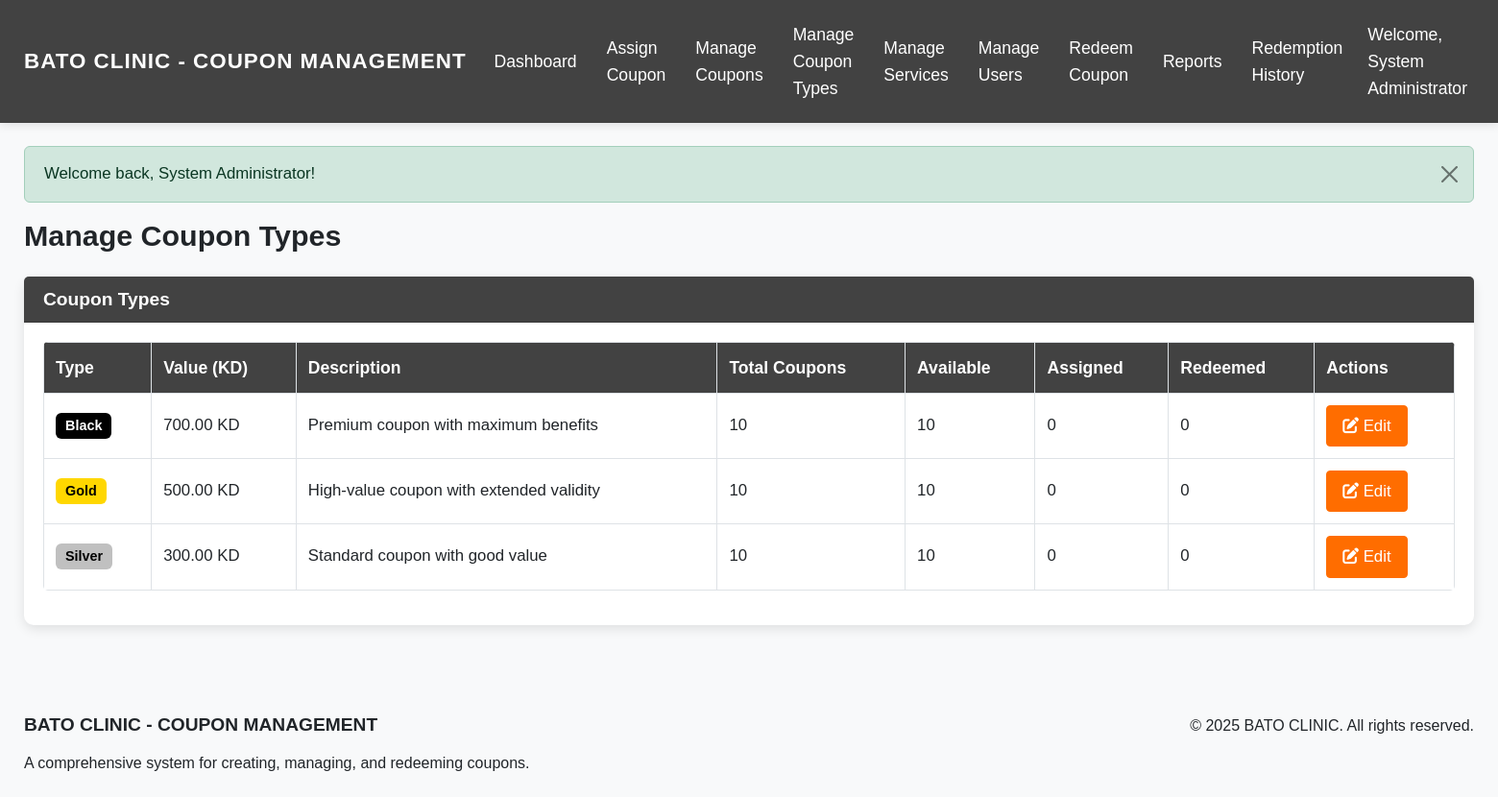
Screenshot of /admin/manage_coupon_types.php (signed in) with the database file from the repository.
### tables this page shows
CREATE TABLE coupon_types (
    id INT AUTO_INCREMENT PRIMARY KEY,
    name ENUM('Black', 'Gold', 'Silver') NOT NULL,
    description TEXT,
    value DECIMAL(10, 2) NOT NULL,
    created_at TIMESTAMP DEFAULT CURRENT_TIMESTAMP,
    updated_at TIMESTAMP DEFAULT CURRENT_TIMESTAMP ON UPDATE CURRENT_TIMESTAMP
);

### models/CouponType.php (called while the page is built, shortened)
<?php
class CouponType {
    private $conn;
    private $table_name = "coupon_types";
    public function __construct($db) {
        $this->conn = $db;
    }
    public function getUsageStatistics() {
        $query = "SELECT
                    ct.id,
                    ct.name,
                    ct.description,
                    ct.value,
                    COUNT(c.id) AS total_coupons,
                    SUM(CASE WHEN c.status = 'available' THEN 1 ELSE 0 END) AS available_coupons,
                    SUM(CASE WHEN c.status = 'assigned' THEN 1 ELSE 0 END) AS assigned_coupons,
                    SUM(CASE WHEN c.status = 'fully_redeemed' THEN 1 ELSE 0 END) AS redeemed_coupons
                  FROM " . $this->table_name . " ct
                  LEFT JOIN coupons c ON ct.id = c.coupon_type_id
                  GROUP BY ct.id, ct.name, ct.description, ct.value
                  ORDER BY ct.value DESC";
        $stmt = $this->conn->prepare($query);
        $stmt->execute();
        return $stmt;
    }
}
?>

### admin/manage_coupon_types.php (the view, shortened to what this page needs)
<?php
require_once '../models/CouponType.php';
$database = new Database();
$db = $database->getConnection();
$couponType = new CouponType($db);
$couponTypeStats = $couponType->getUsageStatistics();
include_once '../includes/header.php';
?>
<div class="row">
    <div class="col-md-12">
        <h2 class="mb-4">Manage Coupon Types</h2>
    </div>
</div>
<div class="row">
    <div class="col-md-12">
        <div class="card">
            <div class="card-header">
                <h5 class="card-title mb-0">Coupon Types</h5>
            </div>
            <div class="card-body">
                <div class="table-responsive">
                    <table class="table table-bordered">
                        <thead>
                            <tr>
                                <th>Type</th>
                                <th>Value (KD)</th>
                                <th>Description</th>
                                <th>Total Coupons</th>
                                <th>Available</th>
                                <th>Assigned</th>
                                <th>Redeemed</th>
                                <th>Actions</th>
                            </tr>
                        </thead>
                        <tbody>
                            <?php while($row = $couponTypeStats->fetch(PDO::FETCH_ASSOC)): ?>
                                <tr>
                                    <td>
                                        <span class="badge <?php echo strtolower($row['name']) === 'black' ? 'badge-black' : (strtolower($row['name']) === 'gold' ? 'badge-gold' : 'badge-silver'); ?>">
                                            <?php echo $row['name']; ?>
                                        </span>
                                    </td>
                                    <td><?php echo number_format($row['value'], 2); ?> KD</td>
                                    <td><?php echo isset($row['description']) ? $row['description'] : ''; ?></td>
                                    <td><?php echo $row['total_coupons']; ?></td>
                                    <td><?php echo $row['available_coupons']; ?></td>
                                    <td><?php echo $row['assigned_coupons']; ?></td>
                                    <td><?php echo $row['redeemed_coupons']; ?></td>
                                    <td>
                                        <button type="button" class="btn btn-sm btn-primary edit-coupon-type"
                                                data-id="<?php echo $row['id']; ?>"
                                                data-name="<?php echo $row['name']; ?>"
                                                data-value="<?php echo $row['value']; ?>"
                                                data-description="<?php echo isset($row['description']) ? $row['description'] : ''; ?>"
                                                data-bs-toggle="modal"
                                                data-bs-target="#editCouponTypeModal">
                                            <i class="fas fa-edit"></i> Edit
                                        </button>
                                    </td>
                                </tr>
                            <?php endwhile; ?>
                        </tbody>
                    </table>
                </div>
            </div>
        </div>
    </div>
</div>
<?php
include_once '../includes/footer.php';
?>

### includes/header.php (style rules this page uses)
body { background-color: #f8f9fa; font-family: 'Arial', sans-serif; font-size: 16px; line-height: 1.6; }
.card { border-radius: 10px; box-shadow: 0 4px 12px rgba(0, 0, 0, 0.1); margin-bottom: 20px; background-color: #ffffff; border: none; }
.card-header { background-color: #424242; border-bottom: 1px solid rgba(0, 0, 0, 0.125); font-weight: bold; color: #fff; border-top-left-radius: 10px; border-top-right-radius: 10px; font-size: 1.2rem; padding: 12px 20px; }
.card-body { padding: 20px; font-size: 1.05rem; }
.btn { font-size: 1.05rem; padding: 8px 16px; }
.btn-primary { background-color: #ff6d00; border-color: #ff6d00; }
.table th { font-weight: 600; background-color: #424242; color: #fff; font-size: 1.1rem; padding: 12px; }
.table td { font-size: 1.05rem; padding: 12px; vertical-align: middle; }
.table { background-color: #ffffff; border-radius: 5px; overflow: hidden; }
.badge { font-size: 0.9rem; padding: 6px 10px; }
.badge-black { background-color: #000; color: #fff; }
.badge-gold { background-color: #FFD700; color: #000; }
.badge-silver { background-color: #C0C0C0; color: #000; }
.table-responsive { overflow-x: auto; }
h1, h2, h3, h4, h5, h6 { font-weight: 600; margin-bottom: 1rem; }
h2 { font-size: 1.9rem; }
h5 { font-size: 1.2rem; }

### admin/manage_coupon_types.php (style rules this page uses)
.badge-black { background-color: #000; color: #fff; }
.badge-gold { background-color: #FFD700; color: #000; }
.badge-silver { background-color: #C0C0C0; color: #000; }

### rows the page displays
coupon_types: name "Black", value "700.00", description "Premium coupon with maximum benefits", total_coupons "10", available_coupons "10", assigned_coupons "0", redeemed_coupons "0"
coupon_types: name "Gold", value "500.00", description "High-value coupon with extended validity", total_coupons "10", available_coupons "10", assigned_coupons "0", redeemed_coupons "0"
coupon_types: name "Silver", value "300.00", description "Standard coupon with good value", total_coupons "10", available_coupons "10", assigned_coupons "0", redeemed_coupons "0"

### other values shown
$_SESSION['user_name'] "System Administrator"
$_SESSION['message'] "Welcome back, System Administrator!"
